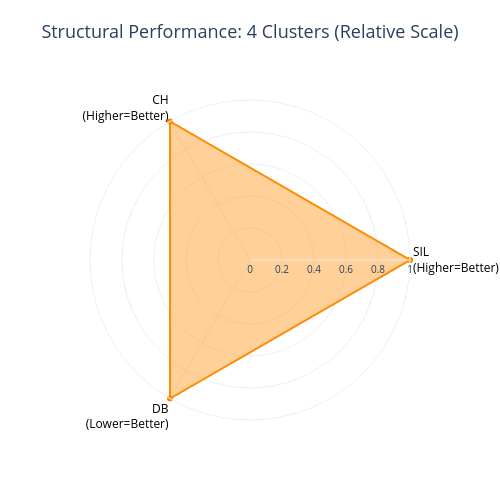

The cell this chart's notebook holds for it:
### Code cell
import plotly.graph_objects as go

def plot_normalized_structural_metrics(eval_scores, n_clusters):
    """
    Normalizes the structural metrics for a specific number of clusters 
    relative to all tested configurations, and plots a closed radar chart.
    """
    # If your tests started at n=2, then n_clusters=4 is index 2
    target_index = n_clusters - 2 
    
    categories = []
    normalized_values = []
    raw_values_for_hover = []
    
    # 1. Normalize based on the min/max of the full eval_scores
    for metric_name, values in eval_scores.items():
        val = values[target_index]
        v_min = min(values)
        v_max = max(values)
        
        if v_max == v_min:
            norm_val = 0.5 
        elif metric_name == 'db':
            # DB: Lower is better, so we invert the normalization
            norm_val = (v_max - val) / (v_max - v_min)
            categories.append(f"{metric_name.upper()}<br>(Lower=Better)")
        else:
            # SIL and CH: Higher is better
            norm_val = (val - v_min) / (v_max - v_min)
            categories.append(f"{metric_name.upper()}<br>(Higher=Better)")
            
        normalized_values.append(norm_val)
        raw_values_for_hover.append(val)
        
    # 2. Close the loop for Plotly!
    normalized_values.append(normalized_values[0])
    categories.append(categories[0])
    raw_values_for_hover.append(raw_values_for_hover[0])

    # 3. Create the Plotly Radar Plot
    fig = go.Figure()

    fig.add_trace(go.Scatterpolar(
        r=normalized_values,
        theta=categories,
        fill='toself',
        name=f'{n_clusters} Clusters',
        line=dict(color='darkorange', width=2),
        fillcolor='rgba(255, 140, 0, 0.4)',
        customdata=raw_values_for_hover,
        hovertemplate=(
            "<b>%{theta}</b><br>"
            "Normalized Score: %{r:.2f}<br>"
            "Raw Value: %{customdata:.3f}<extra></extra>"
        )
    ))

    # 4. Layout and Formatting
    fig.update_layout(
        title=dict(
            text=f'Structural Performance: {n_clusters} Clusters (Relative Scale)',
            font=dict(size=18),
            y=0.95,
            x=0.5,
            xanchor='center',
            yanchor='top'
        ),
        polar=dict(
            radialaxis=dict(
                visible=True,
                range=[0, 1],
                tickfont=dict(size=10),
                tickcolor='rgba(0,0,0,0.2)'
            ),
            angularaxis=dict(
                tickfont=dict(size=12, color='black')
            )
        ),
        showlegend=False,
        template='plotly_white',
        width=500,
        height=500
    )
    
    fig.show()

n_clusters = 4
plot_normalized_structural_metrics(eval_scores, n_clusters)

### Figure 1 — Plotly figure (JSON) as saved in the notebook; plotly's stock layout.template omitted (floating-point values rounded to 4 significant figures)
{"data": [{"customdata": [0.4789, 751.8, 0.9303, 0.4789], "fill": "toself", "fillcolor": "rgba(255, 140, 0, 0.4)", "hovertemplate": "<b>%{theta}</b><br>Normalized Score: %{r:.2f}<br>Raw Value: %{customdata:.3f}<extra></extra>", "line": {"color": "darkorange", "width": 2}, "name": "4 Clusters", "r": [1, 1, 1, 1], "theta": ["SIL<br>(Higher=Better)", "CH<br>(Higher=Better)", "DB<br>(Lower=Better)", "SIL<br>(Higher=Better)"], "type": "scatterpolar"}], "layout": {"height": 500, "polar": {"angularaxis": {"tickfont": {"color": "black", "size": 12}}, "radialaxis": {"range": [0, 1], "tickcolor": "rgba(0,0,0,0.2)", "tickfont": {"size": 10}, "visible": true}}, "showlegend": false, "title": {"font": {"size": 18}, "text": "Structural Performance: 4 Clusters (Relative Scale)", "x": 0.5, "xanchor": "center", "y": 0.95, "yanchor": "top"}, "width": 500}}
